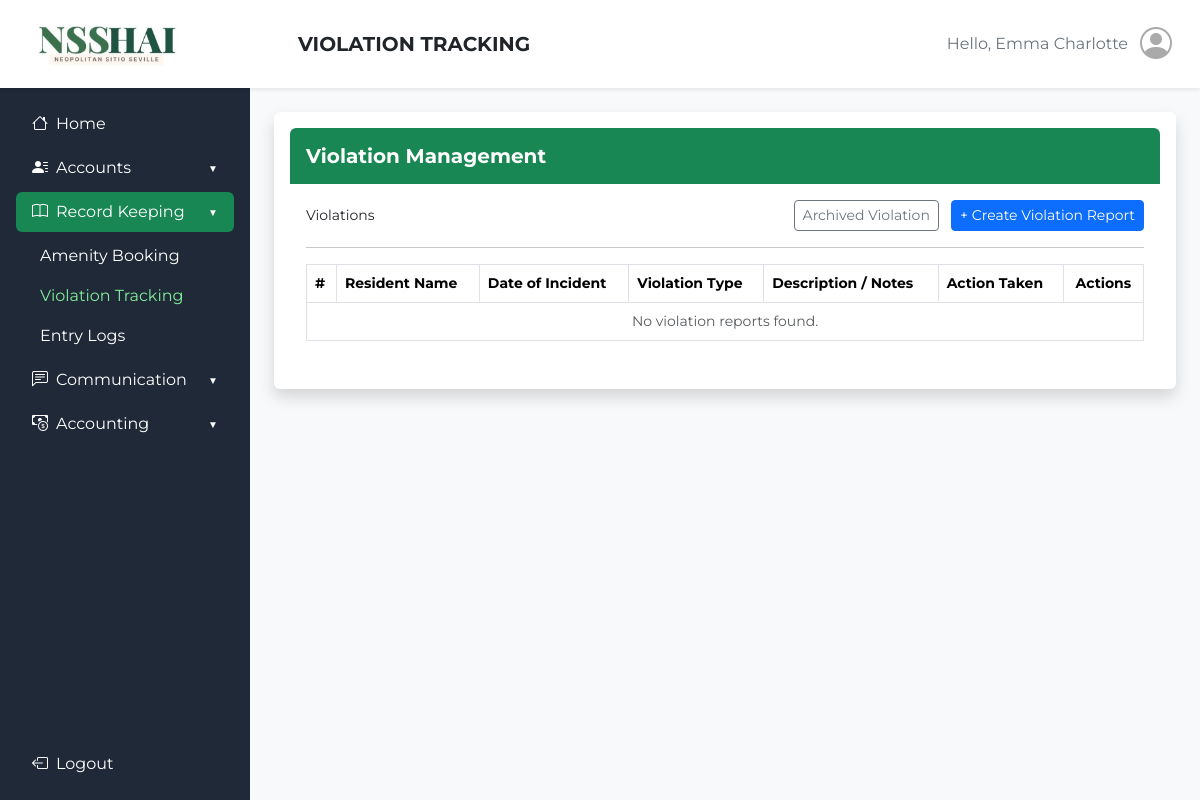
Before: /admin_side/violation_tracking.php (signed in) with the older database file.
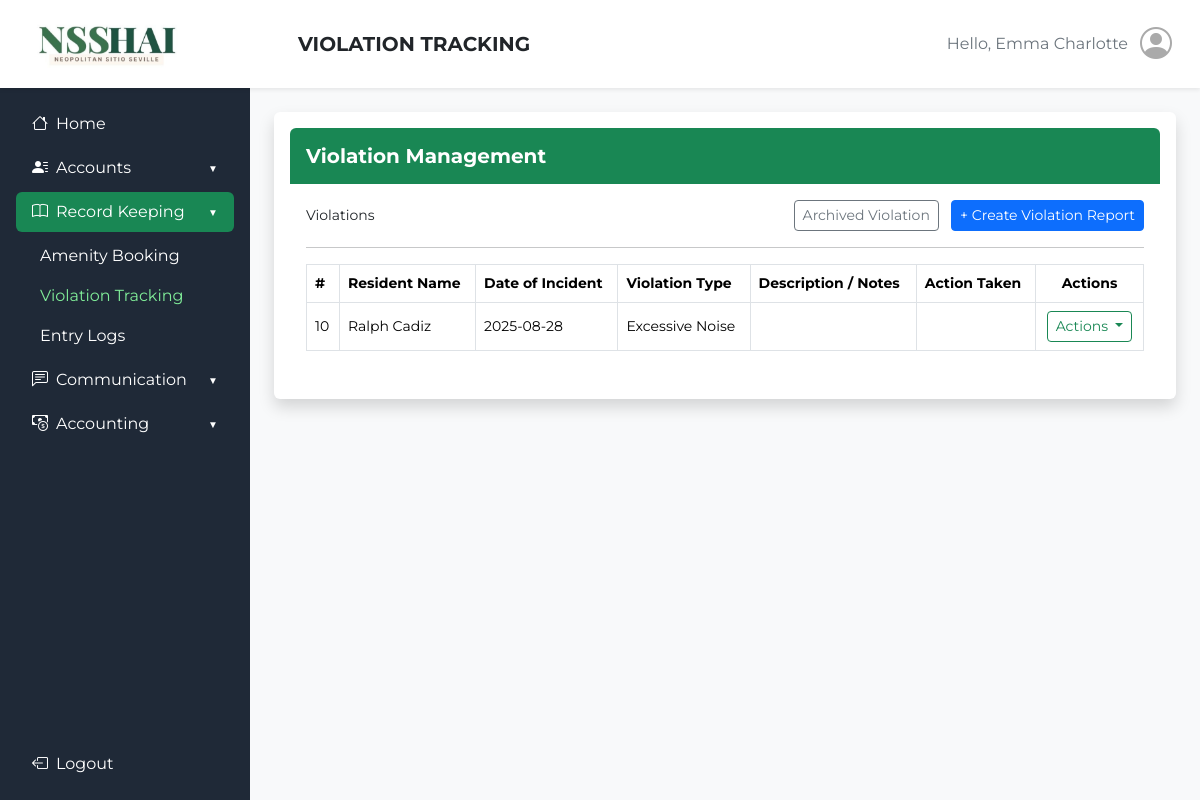
After: the same page with the newer database file.
### tables this page shows
CREATE TABLE `violations` (
  `violation_id` int(11) NOT NULL,
  `household_id` varchar(20) NOT NULL,
  `date_incident` date NOT NULL,
  `time_incident` varchar(20) NOT NULL,
  `location` varchar(255) NOT NULL,
  `violation_type` varchar(100) NOT NULL,
  `description_of_incident` varchar(500) NOT NULL,
  `homeowner_involved` varchar(255) DEFAULT NULL,
  `address_lot_number` varchar(255) DEFAULT NULL,
  `other_parties` varchar(255) DEFAULT NULL,
  `evidence` longblob DEFAULT NULL,
  `action_taken` varchar(255) NOT NULL,
  `remarks` varchar(255) DEFAULT NULL,
  `created_at` timestamp NOT NULL DEFAULT current_timestamp(),
  `anonymous` enum('Yes','No') NOT NULL DEFAULT 'No'
);

### admin_side/violation_tracking.php (the view, shortened to what the changed rows need)
<?php
require '../rfid-api/db.php';
?>
<!DOCTYPE html>
<html lang="en">
<head>
    <link href="https://cdn.jsdelivr.net/npm/bootstrap@5.3.3/dist/css/bootstrap.min.css" rel="stylesheet">
    <link href="https://cdn.jsdelivr.net/npm/bootstrap-icons@1.11.3/font/bootstrap-icons.css" rel="stylesheet">
</head>
<body class="bg-light">
    <header class="bg-white shadow-sm py-3 px-4 d-flex align-items-center">
        <div class="d-flex justify-content-between align-items-center flex-grow-1">
            <h1 class="h5 mb-0 fw-bold">VIOLATION TRACKING</h1>
        </div>
    </header>
    <div class="d-flex">
        <main class="flex-fill p-4">
            <div class="bg-white shadow rounded p-3">
                <div class="p-3">
                    <div class="table-responsive">
                        <table class="table table-bordered table-hover">
                            <thead class="bg-success text-white small">
                                <tr>
                                    <th>#</th>
                                    <th>Resident Name</th>
                                    <th>Date of Incident</th>
                                    <th>Violation Type</th>
                                    <th>Description / Notes</th>
                                    <th>Action Taken</th>
                                    <th class="text-center">Actions</th>
                                </tr>
                            </thead>
                            <tbody class="small align-middle" style="min-height: 520px; display: table-row-group;">
                                <?php
                                $sql = "SELECT v.violation_id,
                                            CONCAT(h.first_name, ' ', h.last_name) AS resident_name,
                                            v.date_incident,
                                            v.violation_type,
                                            v.description_of_incident,
                                            v.action_taken
                                        FROM violations v
                                        INNER JOIN household_accounts h
                                            ON v.household_id = h.household_id
                                        ORDER BY v.date_incident DESC";
                                $violations = $conn->query($sql);
                                $rowCount = 0;
                                if ($violations && $violations->num_rows > 0) {
                                    while ($row = $violations->fetch_assoc()) {
                                        echo '
                                        <tr>
                                            <td>' . htmlspecialchars($row['violation_id']) . '</td>
                                            <td>' . htmlspecialchars($row['resident_name']) . '</td>
                                            <td>' . htmlspecialchars($row['date_incident']) . '</td>
                                            <td>' . htmlspecialchars($row['violation_type']) . '</td>
                                            <td>' . htmlspecialchars($row['description']) . '</td>
                                            <td>' . htmlspecialchars($row['action_taken']) . '</td>
                                            <td class="text-center">
                                                <div class="dropdown">
                                                    <button class="btn btn-sm btn-outline-success dropdown-toggle" type="button" data-bs-toggle="dropdown" aria-expanded="false">
                                                        Actions
                                                    </button>
                                                    <ul class="dropdown-menu">
                                                        <li><a class="dropdown-item" href="violations/update_violation.php?id=' . $row['violation_id'] . '"><i class="bi bi-pencil-square me-2"></i>Update Report</a></li>
                                                        <li><a class="dropdown-item text-danger" href="violations/archive_violation.php?id=' . $row['violation_id'] . '"><i class="bi bi-archive me-2"></i>Archive Report</a></li>
                                                    </ul>
                                                </div>
                                            </td>
                                        </tr>';
                                        $rowCount++;
                                    }
                                }
                                if ($rowCount === 0) {
                                    echo '<tr><td colspan="7" class="text-center text-muted">No violation reports found.</td></tr>';
                                }
                                ?>
                            </tbody>
                        </table>
                    </div>
                </div>
            </div>
        </main>
    </div>
</body>
</html>

Changed rows visible on the page:
added violations: violation_id "10", resident_name "Ralph Cadiz", date_incident "2025-08-28", violation_type "Excessive Noise"
Other visible differences:
text no longer shown: "No violation reports found."
